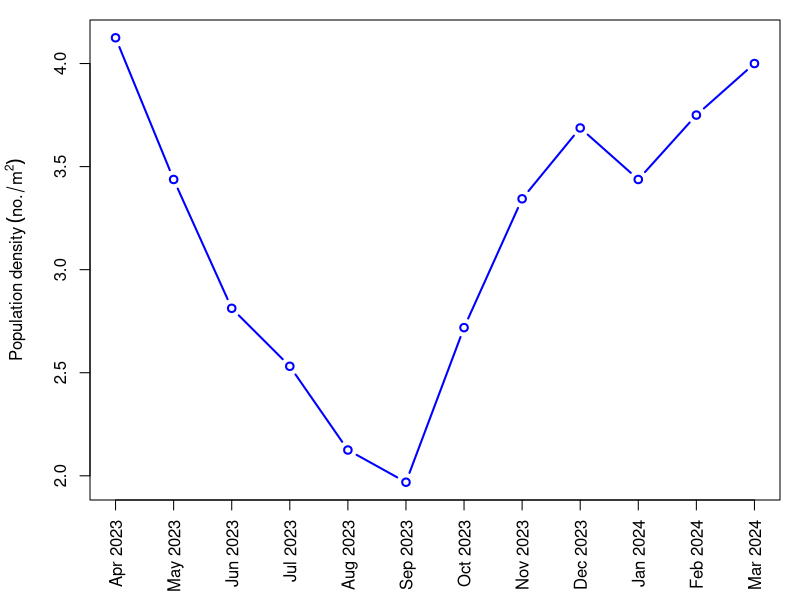
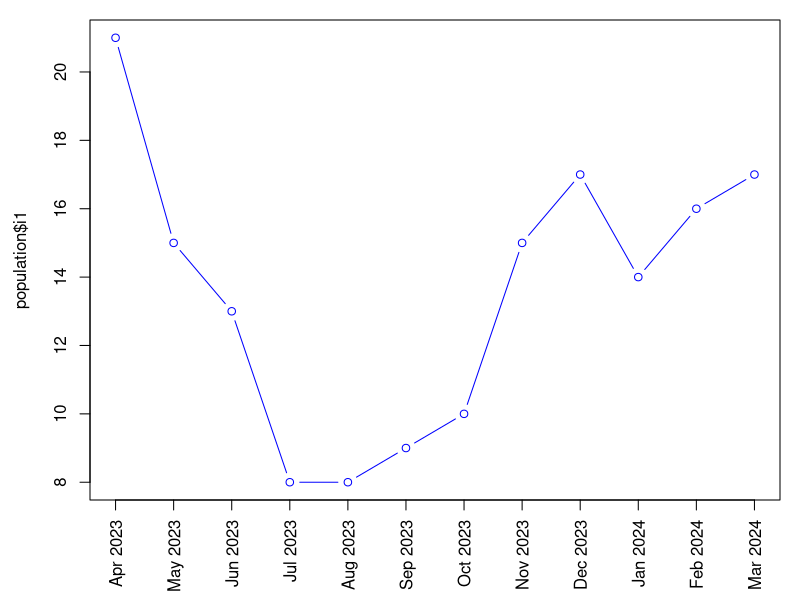

Generate these figures, in order, with R: (Note: this script raises an error after producing the figures.)
## ---- chunk 1
knitr::opts_chunk$set(echo = TRUE)
## ---- chunk 2
population=read.csv("data/population.csv")
str(population)
## ---- chunk 3

# Calculate mean
a=4
mean= (population$i1+ population$i2+ population$i3+ population$i4+ population$i5+ population$i6+ population$i7+ population$i8)/(8*a)
# tiff("docs/Fig_3.tiff", height=3, width=5, units='in', res=600)
par(mar=c(5, 4.5, 1, 1))
plot(mean,
     type='b', col='blue',
     xlab='', ylab=expression(Population~density~(no./m^2)), xlim=c(1,12), xaxt='n', lwd=2)

# legend('top', legend=c('Mean'), col=c('blue'), lwd=c(3), lty=1)

axis(1, at=seq(1,12), population$Month, las=2, cex.axis = 1)
# title('Monthly variation in population density of L. marginalis')
# dev.off()
## ---- chunk 4
plot(population$i1,
     type='b', col='blue',
     xlab='', xlim=c(1,12), xaxt='n')
axis(1, at=seq(1,12), population$Month, las=2)
## ---- chunk 5
kruskal.test(subset(population, select=c(2:9)))
## ---- chunk 6
wilcox.test(population$i1, population$i2)
## ---- chunk 7
wilcox.test(population$i2, population$i3)
## ---- chunk 8
wilcox.test(population$i3, population$i1)
## ---- chunk 9
water=read.csv("data/water-quality.csv")
for (w in c('Depth','Temperature','pH')) {
  arr=water[[w]]
  cat(sprintf('%15s - mean: %f, sd: %f min: %f, max: %f\n', w, mean(arr), sd(arr),
              min(arr), max(arr)))
}
## ---- chunk 10
library(ggplot2)

# Month needs to be factorized to facilitate plotting and preserve order
Month1=factor(water$Month, levels=water$Month)
df= data.frame(Month=Month1, Depth=water$Depth,
               Temperature=water$Temperature, pH=water$pH, mean=mean)


scale=6

ggplot(data = df, aes(x = Month, group = 1)) +
  geom_line(aes(y = mean, color = "black"), linewidth = 1.3) +
  geom_point(aes(y = mean, color = "black"), shape=1, size=3) +
  
  geom_line(aes(y = Temperature / scale, color = "blue"), linewidth = 1.3) +
  geom_point(aes(y = Temperature / scale, color = "blue"), shape=1, size=3) +

  scale_y_continuous(name = "Population / m^2",
                     sec.axis = sec_axis(transform = ~ . * scale, name = "Temperature °C")) +
  scale_color_manual('', labels= c('Population / m^2','Temperature °C'),
                     values = c("black", "blue")) +
  theme_bw() +
  theme(legend.position = "top", axis.text.x= element_text(size=11, angle = 90, vjust = 0.5),
        axis.text.y.right= element_text(size=11, color='blue'),
        axis.title.y.right = element_text(color='blue'))


## ---- chunk 11
scale=1
ggplot(data = df, aes(x = Month, group = 1)) +
  geom_line(aes(y = mean, color = "black"), linewidth = 1.3) +
  geom_point(aes(y = mean, color = "black"), shape=1, size=3) +
  
  geom_line(aes(y = Depth / scale, color = "blue"), linewidth = 1.3) +
  geom_point(aes(y = Depth / scale, color = "blue"), shape=1, size=3) +

  scale_y_continuous(name = "Population / m^2",
                     sec.axis = sec_axis(transform = ~ . * scale, name = "Depth")) +
  scale_color_manual('', labels= c('Population / m^2','Depth'),
                     values = c("black", "blue")) +
  theme_bw() +
  theme(legend.position = "top", axis.text.x= element_text(size=11, angle = 90, vjust = 0.5),
        axis.text.y.right= element_text(size=11, color='blue'),
        axis.title.y.right = element_text(color='blue'))

## ---- chunk 12
scale=2
ggplot(data = df, aes(x = Month, group = 1)) +
  geom_line(aes(y = mean, color = "black"), linewidth = 1.3) +
  geom_point(aes(y = mean, color = "black"), shape=1, size=3) +
  
  geom_line(aes(y = pH / scale, color = "blue"), linewidth = 1.3) +
  geom_point(aes(y = pH / scale, color = "blue"), shape=1, size=3) +

  scale_y_continuous(name = "Population / m^2",
                     sec.axis = sec_axis(transform = ~ . * scale, name = "pH")) +
  scale_color_manual('', labels= c('Population / m^2','pH'),
                     values = c("black", "blue")) +
  theme_bw() +
  theme(legend.position = "top", axis.text.x= element_text(size=11, angle = 90, vjust = 0.5),
        axis.text.y.right= element_text(size=11, color='blue'),
        axis.title.y.right = element_text(color='blue'))

## ---- chunk 13
water=read.csv("data/water-quality.csv")
str(water)

plot(water$Depth, mean,
     type='p', col='blue',
     xlab='Depth (m)', ylab='Population / m^2')

plot(water$Temperature, mean,
     type='p', col='blue',
     xlab='Temperature °C', ylab='Population / m^2')

plot(water$pH, mean,
     type='p', col='blue',
     xlab='pH', ylab='Population / m^2')
## ---- chunk 14
for (i in colnames(df)[2:4]) {
  print(i)
  print(cor.test(df[[i]], mean, method='spearman'))
  cat(sprintf('\n'))
}
## ---- chunk 15
library("ggpubr")
library(cowplot)
# tiff("docs/Fig_4.tiff", height=9, width=5, units='in', res=600)
figA= ggscatter(df, x = "Depth", y = "mean",
          add = "reg.line", conf.int = TRUE,
          xlab = "Depth (m)",
          title = 'A') +
  labs(y=expression(Population~density~(no./m^2))) +
  stat_cor(cor.coef.name = 'rho', label.x=1.5, label.y=3.5, method='spearman',
           size=5, p.accuracy=0.001)


figB= ggscatter(df, x = "Temperature", y = "mean",
          add = "reg.line", conf.int = TRUE,
          xlab = "Temperature (°C)",
          title = 'B') +
  labs(y=expression(Population~density~(no./m^2))) +
  stat_cor(cor.coef.name = 'rho', label.x=20, label.y=4.3, method='spearman',
           size=5, p.accuracy=0.001)


figC= ggscatter(df, x = "pH", y = "mean",
          add = "reg.line", conf.int = TRUE,
          xlab = "pH",
          title = 'C') +
  labs(y=expression(Population~density~(no./m^2))) +
  stat_cor(cor.coef.name = 'rho', label.x=6.9, label.y=4.3, method='spearman',
           size=5, p.accuracy=0.001)

plot_grid(figA, figB, figC, ncol=1, align = "v")
# dev.off()
